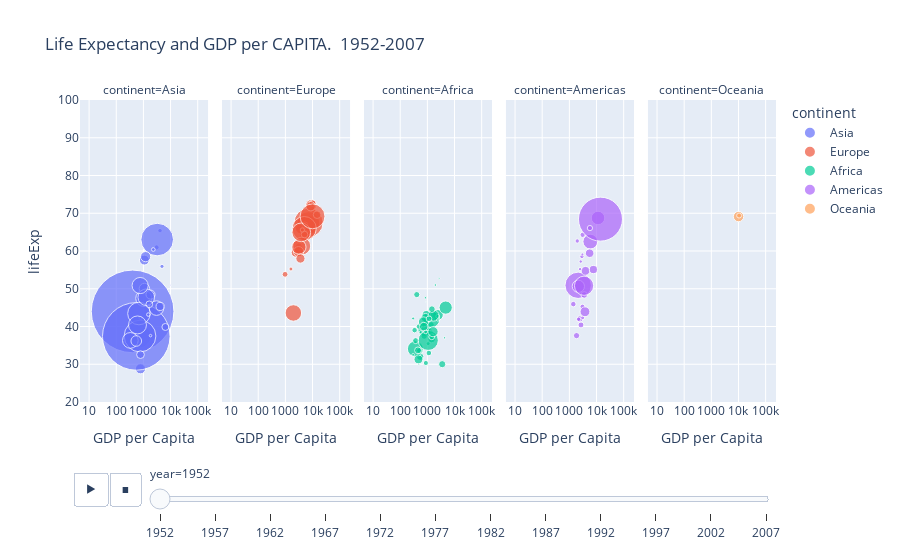

Here is the notebook cell this chart was saved with:
### Code cell
px.scatter(data_frame=gapminder,
          x='gdpPercap',
          y='lifeExp',
          size='pop',
          facet_col='continent',
          color='continent',
          title='Life Expectancy and GDP per CAPITA.  1952-2007',
          labels={
              'gdpPercap': 'GDP per Capita',
              'lifeExpr': 'Life Expectancy'},
          log_x = True,
          range_y = [20, 100],
          hover_name ='country',
          animation_frame='year',
          height=600,
          size_max=90)

### Figure 1 — Plotly figure (JSON) as saved in the notebook; plotly's stock layout.template omitted (floating-point values rounded to 4 significant figures)
{"data": [{"hovertemplate": "<b>%{hovertext}</b><br><br>continent=Asia<br>year=1952<br>GDP per Capita=%{x}<br>lifeExp=%{y}<br>pop=%{marker.size}<extra></extra>", "hovertext": ["Afghanistan", "Bahrain", "Bangladesh", "Cambodia", "China", "Hong Kong, China", "India", "Indonesia", "Iran", "Iraq", "Israel", "Japan", "Jordan", "Korea, Dem. Rep.", "Korea, Rep.", "Kuwait", "Lebanon", "Malaysia", "Mongolia", "Myanmar", "Nepal", "Oman", "Pakistan", "Philippines", "Saudi Arabia", "Singapore", "Sri Lanka", "Syria", "Taiwan", "Thailand", "Vietnam", "West Bank and Gaza", "Yemen, Rep."], "legendgroup": "Asia", "marker": {"color": "#636efa", "size": [8425333, 120447, 46886859, 4693836, 556263527, 2125900, 372000000, 82052000, 17272000, 5441766, 1620914, 86459025, 607914, 8865488, 20947571, 160000, 1439529, 6748378, 800663, 20092996, 9182536, 507833, 41346560, 22438691, 4005677, 1127000, 7982342, 3661549, 8550362, 21289402, 26246839, 1030585, 4963829], "sizemode": "area", "sizeref": 162800.0, "symbol": "circle"}, "mode": "markers", "name": "Asia", "orientation": "v", "showlegend": true, "type": "scatter", "x": [779.4, 9867.0, 684.2, 368.5, 400.4, 3054.0, 546.6, 749.7, 3035.0, 4130.0, 4087.0, 3217.0, 1547.0, 1088.0, 1031.0, 108400.0, 4835.0, 1831.0, 786.6, 331, 545.9, 1828.0, 684.6, 1273.0, 6460.0, 2315.0, 1084.0, 1643.0, 1207.0, 757.8, 605.1, 1516.0, 781.7], "xaxis": "x", "y": [28.8, 50.94, 37.48, 39.42, 44, 60.96, 37.37, 37.47, 44.87, 45.32, 65.39, 63.03, 43.16, 50.06, 47.45, 55.56, 55.93, 48.46, 42.24, 36.32, 36.16, 37.58, 43.44, 47.75, 39.88, 60.4, 57.59, 45.88, 58.5, 50.85, 40.41, 43.16, 32.55], "yaxis": "y"}, {"hovertemplate": "<b>%{hovertext}</b><br><br>continent=Europe<br>year=1952<br>GDP per Capita=%{x}<br>lifeExp=%{y}<br>pop=%{marker.size}<extra></extra>", "hovertext": ["Albania", "Austria", "Belgium", "Bosnia and Herzegovina", "Bulgaria", "Croatia", "Czech Republic", "Denmark", "Finland", "France", "Germany", "Greece", "Hungary", "Iceland", "Ireland", "Italy", "Montenegro", "Netherlands", "Norway", "Poland", "Portugal", "Romania", "Serbia", "Slovak Republic", "Slovenia", "Spain", "Sweden", "Switzerland", "Turkey", "United Kingdom"], "legendgroup": "Europe", "marker": {"color": "#EF553B", "size": [1282697, 6927772, 8730405, 2791000, 7274900, 3882229, 9125183, 4334000, 4090500, 42459667, 69145952, 7733250, 9504000, 147962, 2952156, 47666000, 413834, 10381988, 3327728, 25730551, 8526050, 16630000, 6860147, 3558137, 1489518, 28549870, 7124673, 4815000, 22235677, 50430000], "sizemode": "area", "sizeref": 162800.0, "symbol": "circle"}, "mode": "markers", "name": "Europe", "orientation": "v", "showlegend": true, "type": "scatter", "x": [1601.0, 6137.0, 8343.0, 973.5, 2444.0, 3119.0, 6876.0, 9692.0, 6425.0, 7030.0, 7144.0, 3531.0, 5264.0, 7268.0, 5210.0, 4931.0, 2648.0, 8942.0, 10100.0, 4029.0, 3068.0, 3145.0, 3581.0, 5075.0, 4215.0, 3834.0, 8528.0, 14730.0, 1969.0, 9980.0], "xaxis": "x2", "y": [55.23, 66.8, 68, 53.82, 59.6, 61.21, 66.87, 70.78, 66.55, 67.41, 67.5, 65.86, 64.03, 72.49, 66.91, 65.94, 59.16, 72.13, 72.67, 61.31, 59.82, 61.05, 58.0, 64.36, 65.57, 64.94, 71.86, 69.62, 43.59, 69.18], "yaxis": "y2"}, {"hovertemplate": "<b>%{hovertext}</b><br><br>continent=Africa<br>year=1952<br>GDP per Capita=%{x}<br>lifeExp=%{y}<br>pop=%{marker.size}<extra></extra>", "hovertext": ["Algeria", "Angola", "Benin", "Botswana", "Burkina Faso", "Burundi", "Cameroon", "Central African Republic", "Chad", "Comoros", "Congo, Dem. Rep.", "Congo, Rep.", "Cote d'Ivoire", "Djibouti", "Egypt", "Equatorial Guinea", "Eritrea", "Ethiopia", "Gabon", "Gambia", "Ghana", "Guinea", "Guinea-Bissau", "Kenya", "Lesotho", "Liberia", "Libya", "Madagascar", "Malawi", "Mali", "Mauritania", "Mauritius", "Morocco", "Mozambique", "Namibia", "Niger", "Nigeria", "Reunion", "Rwanda", "Sao Tome and Principe", "Senegal", "Sierra Leone", "Somalia", "South Africa", "Sudan", "Swaziland", "Tanzania", "Togo", "Tunisia", "Uganda", "Zambia", "Zimbabwe"], "legendgroup": "Africa", "marker": {"color": "#00cc96", "size": [9279525, 4232095, 1738315, 442308, 4469979, 2445618, 5009067, 1291695, 2682462, 153936, 14100005, 854885, 2977019, 63149, 22223309, 216964, 1438760, 20860941, 420702, 284320, 5581001, 2664249, 580653, 6464046, 748747, 863308, 1019729, 4762912, 2917802, 3838168, 1022556, 516556, 9939217, 6446316, 485831, 3379468, 33119096, 257700, 2534927, 60011, 2755589, 2143249, 2526994, 14264935, 8504667, 290243, 8322925, 1219113, 3647735, 5824797, 2672000, 3080907], "sizemode": "area", "sizeref": 162800.0, "symbol": "circle"}, "mode": "markers", "name": "Africa", "orientation": "v", "showlegend": true, "type": "scatter", "x": [2449.0, 3521.0, 1063.0, 851.2, 543.3, 339.3, 1173.0, 1071.0, 1179.0, 1103.0, 780.5, 2126.0, 1389.0, 2670.0, 1419.0, 375.6, 328.9, 362.1, 4293.0, 485.2, 911.3, 510.2, 299.9, 853.5, 298.8, 575.6, 2388.0, 1443.0, 369.2, 452.3, 743.1, 1968.0, 1688.0, 468.5, 2424.0, 761.9, 1077.0, 2719.0, 493.3, 879.6, 1450.0, 879.8, 1136.0, 4725.0, 1616.0, 1148.0, 716.7, 859.8, 1468.0, 734.8, 1147.0, 406.9], "xaxis": "x3", "y": [43.08, 30.02, 38.22, 47.62, 31.98, 39.03, 38.52, 35.46, 38.09, 40.72, 39.14, 42.11, 40.48, 34.81, 41.89, 34.48, 35.93, 34.08, 37.0, 30, 43.15, 33.61, 32.5, 42.27, 42.14, 38.48, 42.72, 36.68, 36.26, 33.69, 40.54, 50.99, 42.87, 31.29, 41.73, 37.44, 36.32, 52.72, 40, 46.47, 37.28, 30.33, 32.98, 45.01, 38.63, 41.41, 41.22, 38.6, 44.6, 39.98, 42.04, 48.45], "yaxis": "y3"}, {"hovertemplate": "<b>%{hovertext}</b><br><br>continent=Americas<br>year=1952<br>GDP per Capita=%{x}<br>lifeExp=%{y}<br>pop=%{marker.size}<extra></extra>", "hovertext": ["Argentina", "Bolivia", "Brazil", "Canada", "Chile", "Colombia", "Costa Rica", "Cuba", "Dominican Republic", "Ecuador", "El Salvador", "Guatemala", "Haiti", "Honduras", "Jamaica", "Mexico", "Nicaragua", "Panama", "Paraguay", "Peru", "Puerto Rico", "Trinidad and Tobago", "United States", "Uruguay", "Venezuela"], "legendgroup": "Americas", "marker": {"color": "#ab63fa", "size": [17876956, 2883315, 56602560, 14785584, 6377619, 12350771, 926317, 6007797, 2491346, 3548753, 2042865, 3146381, 3201488, 1517453, 1426095, 30144317, 1165790, 940080, 1555876, 8025700, 2227000, 662850, 157553000, 2252965, 5439568], "sizemode": "area", "sizeref": 162800.0, "symbol": "circle"}, "mode": "markers", "name": "Americas", "orientation": "v", "showlegend": true, "type": "scatter", "x": [5911.0, 2677.0, 2109.0, 11370.0, 3940.0, 2144.0, 2627.0, 5587.0, 1398.0, 3522.0, 3048.0, 2428.0, 1840.0, 2195.0, 2899.0, 3478.0, 3112.0, 2480.0, 1952.0, 3759.0, 3082.0, 3023.0, 13990.0, 5717.0, 7690.0], "xaxis": "x4", "y": [62.48, 40.41, 50.92, 68.75, 54.74, 50.64, 57.21, 59.42, 45.93, 48.36, 45.26, 42.02, 37.58, 41.91, 58.53, 50.79, 42.31, 55.19, 62.65, 43.9, 64.28, 59.1, 68.44, 66.07, 55.09], "yaxis": "y4"}, {"hovertemplate": "<b>%{hovertext}</b><br><br>continent=Oceania<br>year=1952<br>GDP per Capita=%{x}<br>lifeExp=%{y}<br>pop=%{marker.size}<extra></extra>", "hovertext": ["Australia", "New Zealand"], "legendgroup": "Oceania", "marker": {"color": "#FFA15A", "size": [8691212, 1994794], "sizemode": "area", "sizeref": 162800.0, "symbol": "circle"}, "mode": "markers", "name": "Oceania", "orientation": "v", "showlegend": true, "type": "scatter", "x": [10040.0, 10560.0], "xaxis": "x5", "y": [69.12, 69.39], "yaxis": "y5"}], "layout": {"annotations": [{"font": {}, "showarrow": false, "text": "continent=Asia", "x": 0.092, "xanchor": "center", "xref": "paper", "y": 1, "yanchor": "bottom", "yref": "paper"}, {"font": {}, "showarrow": false, "text": "continent=Europe", "x": 0.296, "xanchor": "center", "xref": "paper", "y": 1, "yanchor": "bottom", "yref": "paper"}, {"font": {}, "showarrow": false, "text": "continent=Africa", "x": 0.5, "xanchor": "center", "xref": "paper", "y": 1, "yanchor": "bottom", "yref": "paper"}, {"font": {}, "showarrow": false, "text": "continent=Americas", "x": 0.704, "xanchor": "center", "xref": "paper", "y": 1, "yanchor": "bottom", "yref": "paper"}, {"font": {}, "showarrow": false, "text": "continent=Oceania", "x": 0.908, "xanchor": "center", "xref": "paper", "y": 1, "yanchor": "bottom", "yref": "paper"}], "autosize": true, "legend": {"itemsizing": "constant", "title": {"text": "continent"}, "tracegroupgap": 0}, "sliders": [{"active": 0, "currentvalue": {"prefix": "year="}, "len": 0.9, "pad": {"b": 10, "t": 60}, "steps": [{"args": [["1952"], {"frame": {"duration": 0, "redraw": false}, "fromcurrent": true, "mode": "immediate", "transition": {"duration": 0, "easing": "linear"}}], "label": "1952", "method": "animate"}, {"args": [["1957"], {"frame": {"duration": 0, "redraw": false}, "fromcurrent": true, "mode": "immediate", "transition": {"duration": 0, "easing": "linear"}}], "label": "1957", "method": "animate"}, {"args": [["1962"], {"frame": {"duration": 0, "redraw": false}, "fromcurrent": true, "mode": "immediate", "transition": {"duration": 0, "easing": "linear"}}], "label": "1962", "method": "animate"}, {"args": [["1967"], {"frame": {"duration": 0, "redraw": false}, "fromcurrent": true, "mode": "immediate", "transition": {"duration": 0, "easing": "linear"}}], "label": "1967", "method": "animate"}, {"args": [["1972"], {"frame": {"duration": 0, "redraw": false}, "fromcurrent": true, "mode": "immediate", "transition": {"duration": 0, "easing": "linear"}}], "label": "1972", "method": "animate"}, {"args": [["1977"], {"frame": {"duration": 0, "redraw": false}, "fromcurrent": true, "mode": "immediate", "transition": {"duration": 0, "easing": "linear"}}], "label": "1977", "method": "animate"}, {"args": [["1982"], {"frame": {"duration": 0, "redraw": false}, "fromcurrent": true, "mode": "immediate", "transition": {"duration": 0, "easing": "linear"}}], "label": "1982", "method": "animate"}, {"args": [["1987"], {"frame": {"duration": 0, "redraw": false}, "fromcurrent": true, "mode": "immediate", "transition": {"duration": 0, "easing": "linear"}}], "label": "1987", "method": "animate"}, {"args": [["1992"], {"frame": {"duration": 0, "redraw": false}, "fromcurrent": true, "mode": "immediate", "transition": {"duration": 0, "easing": "linear"}}], "label": "1992", "method": "animate"}, {"args": [["1997"], {"frame": {"duration": 0, "redraw": false}, "fromcurrent": true, "mode": "immediate", "transition": {"duration": 0, "easing": "linear"}}], "label": "1997", "method": "animate"}, {"args": [["2002"], {"frame": {"duration": 0, "redraw": false}, "fromcurrent": true, "mode": "immediate", "transition": {"duration": 0, "easing": "linear"}}], "label": "2002", "method": "animate"}, {"args": [["2007"], {"frame": {"duration": 0, "redraw": false}, "fromcurrent": true, "mode": "immediate", "transition": {"duration": 0, "easing": "linear"}}], "label": "2007", "method": "animate"}], "x": 0.1, "xanchor": "left", "y": 0, "yanchor": "top"}], "title": {"text": "Life Expectancy and GDP per CAPITA.  1952-2007"}, "updatemenus": [{"buttons": [{"args": [null, {"frame": {"duration": 500, "redraw": false}, "fromcurrent": true, "mode": "immediate", "transition": {"duration": 500, "easing": "linear"}}], "label": "&#9654;", "method": "animate"}, {"args": [[null], {"frame": {"duration": 0, "redraw": false}, "fromcurrent": true, "mode": "immediate", "transition": {"duration": 0, "easing": "linear"}}], "label": "&#9724;", "method": "animate"}], "direction": "left", "pad": {"r": 10, "t": 70}, "showactive": false, "type": "buttons", "x": 0.1, "xanchor": "right", "y": 0, "yanchor": "top"}], "xaxis": {"anchor": "y", "autorange": true, "domain": [0, 0.184], "range": [1.253, 5.312], "title": {"text": "GDP per Capita"}, "type": "log"}, "xaxis2": {"anchor": "y2", "autorange": true, "domain": [0.204, 0.388], "matches": "x", "range": [1.253, 5.312], "title": {"text": "GDP per Capita"}, "type": "log"}, "xaxis3": {"anchor": "y3", "autorange": true, "domain": [0.408, 0.592], "matches": "x", "range": [1.253, 5.312], "title": {"text": "GDP per Capita"}, "type": "log"}, "xaxis4": {"anchor": "y4", "autorange": true, "domain": [0.612, 0.796], "matches": "x", "range": [1.253, 5.312], "title": {"text": "GDP per Capita"}, "type": "log"}, "xaxis5": {"anchor": "y5", "autorange": true, "domain": [0.816, 1], "matches": "x", "range": [1.253, 5.312], "title": {"text": "GDP per Capita"}, "type": "log"}, "yaxis": {"anchor": "x", "domain": [0, 1], "range": [20, 100], "title": {"text": "lifeExp"}, "type": "linear"}, "yaxis2": {"anchor": "x2", "domain": [0, 1], "matches": "y", "showticklabels": false, "type": "linear"}, "yaxis3": {"anchor": "x3", "domain": [0, 1], "matches": "y", "showticklabels": false, "type": "linear"}, "yaxis4": {"anchor": "x4", "domain": [0, 1], "matches": "y", "showticklabels": false, "type": "linear"}, "yaxis5": {"anchor": "x5", "domain": [0, 1], "matches": "y", "showticklabels": false, "type": "linear"}}}
